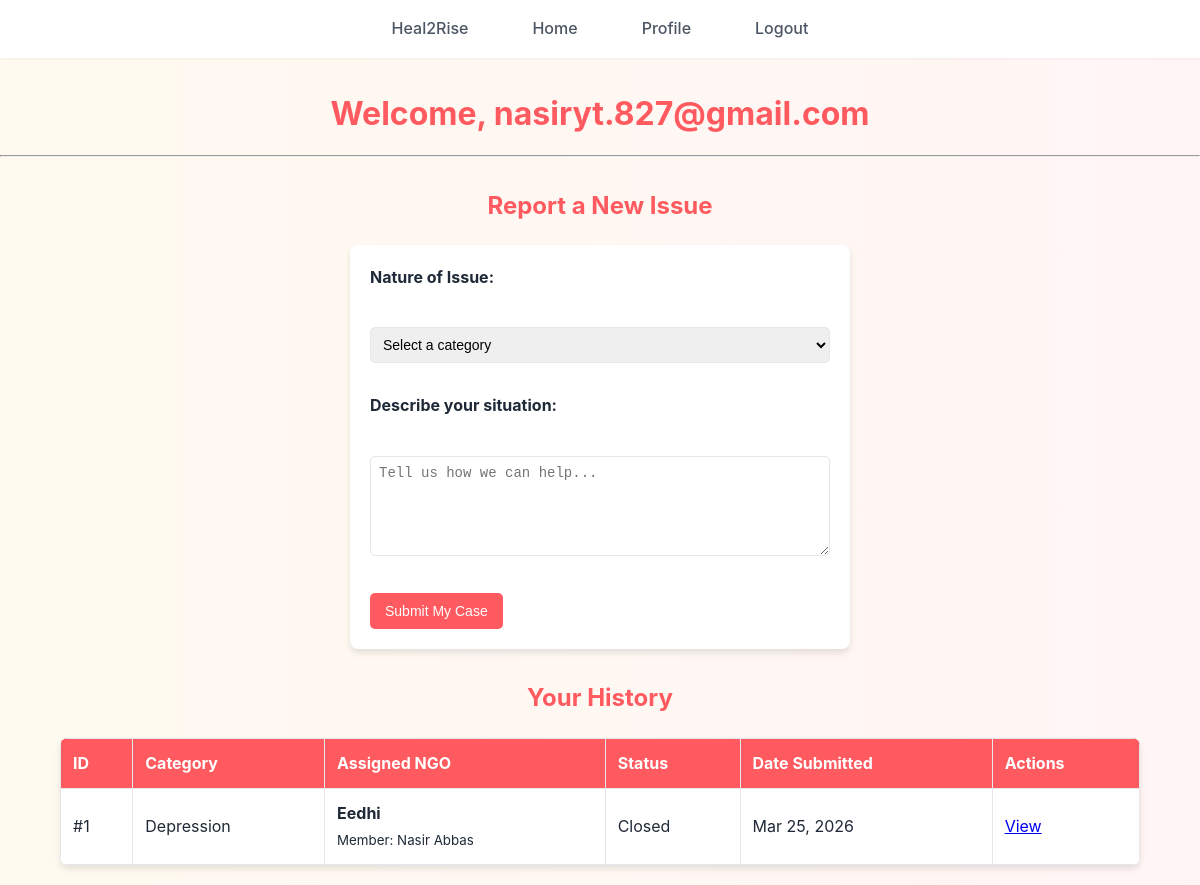
/dashboard.php (signed in), run on the app's committed database.
### tables this page shows
CREATE TABLE `cases` (
  `case_id` int(11) NOT NULL,
  `user_id` int(11) NOT NULL,
  `category` enum('Depression','Family Issues','Marital Issues','Hopelessness','Other') NOT NULL,
  `description` text DEFAULT NULL,
  `ngo_id` int(11) DEFAULT NULL,
  `team_id` int(11) DEFAULT NULL,
  `case_status` enum('Pending','Assigned','Ongoing','Rehabilitation','Completed','Closed') DEFAULT 'Pending',
  `assigned_at` timestamp NOT NULL DEFAULT current_timestamp(),
  `closed_at` datetime DEFAULT NULL,
  `recommended_counselor_id` int(11) DEFAULT NULL
);

CREATE TABLE `ngos` (
  `ngo_id` int(11) NOT NULL,
  `ngo_name` varchar(200) NOT NULL,
  `email` varchar(150) NOT NULL,
  `password` varchar(255) NOT NULL,
  `phone` varchar(20) DEFAULT NULL,
  `address` text DEFAULT NULL,
  `specialization` enum('Depression','Family Issues','Marital Issues','General Counseling','Rehabilitation') NOT NULL,
  `is_verified` tinyint(1) DEFAULT 0,
  `created_at` timestamp NOT NULL DEFAULT current_timestamp()
);

CREATE TABLE `team_members` (
  `team_id` int(11) NOT NULL,
  `full_name` varchar(150) NOT NULL,
  `email` varchar(150) NOT NULL,
  `password` varchar(255) NOT NULL,
  `role` enum('Counselor','Psychiatrist','Social Worker','Monitor') NOT NULL,
  `phone` varchar(20) DEFAULT NULL,
  `created_at` timestamp NOT NULL DEFAULT current_timestamp()
);

### dashboard.php (the view, shortened to what this page needs)
<?php
include "config.php";
$user_id = $_SESSION["id"];
$query = "
    SELECT
        c.case_id,
        c.category,
        c.case_status,
        c.assigned_at,
        c.description,
        n.ngo_name,
        t.full_name AS team_member_name
    FROM cases c
    LEFT JOIN ngos n ON c.ngo_id = n.ngo_id
    LEFT JOIN team_members t ON c.team_id = t.team_id
    WHERE c.user_id = ?
    ORDER BY c.case_id DESC
";
$stmt = mysqli_prepare($conn, $query);
mysqli_stmt_bind_param($stmt, "i", $user_id);
mysqli_stmt_execute($stmt);
$result = mysqli_stmt_get_result($stmt);
?>
<!DOCTYPE html>
<html lang="en">
<head>
    <link rel="stylesheet" href="./CSS/style.css">
</head>
<body>
<?php include('navbar.php'); ?>
<div class="container">
    <h2>Welcome, <?php echo htmlspecialchars($_SESSION["email"]); ?></h2>
    <hr>
    <div class="form-box">
        <h3>Report a New Issue</h3>
        <form action="" method="POST">
            <div style="margin-bottom: 15px;">
                <label><b>Nature of Issue:</b></label><br>
                <select name="category" required style="width: 100%; padding: 8px; margin-top: 5px;">
                    <option value="" disabled selected>Select a category</option>
                </select>
            </div>
            <div style="margin-bottom: 15px;">
                <label><b>Describe your situation:</b></label><br>
                <textarea name="description" required placeholder="Tell us how we can help..." style="width: 100%; height: 100px; padding: 8px; margin-top: 5px; box-sizing: border-box;"></textarea>
            </div>
            <button type="submit" name="submit_case" class="btn-submit">Submit My Case</button>
        </form>
    </div>
    <h3>Your History</h3>
    <?php if(mysqli_num_rows($result) > 0) { ?>
    <table>
        <thead>
            <tr>
                <th>ID</th>
                <th>Category</th>
                <th>Assigned NGO</th>
                <th>Status</th>
                <th>Date Submitted</th>
                <th>Actions</th>
            </tr>
        </thead>
        <tbody>
            <?php while($case = mysqli_fetch_assoc($result)) { ?>
            <tr>
                <td>#<?php echo $case['case_id']; ?></td>
                <td><?php echo htmlspecialchars($case['category']); ?></td>
                <td>
                    <?php
                        if ($case['ngo_name']) {
                            echo "<b>" . htmlspecialchars($case['ngo_name']) . "</b><br>";
                            echo "<small>Member: " . htmlspecialchars($case['team_member_name']) . "</small>";
                        } else {
                            echo "<i style='color: #6c757d;'>Verification in progress...</i>";
                        }
                    ?>
                </td>
                <td>
                    <span class="status-badge <?php echo $case['case_status']; ?>">
                        <?php echo $case['case_status']; ?>
                    </span>
                </td>
                <td><?php echo date('M d, Y', strtotime($case['assigned_at'])); ?></td>
                <td>
                    <a href="case_details.php?case_id=<?php echo $case['case_id']; ?>">View</a>
                </td>
            </tr>
            <?php } ?>
        </tbody>
    </table>
    <?php } else { ?>
        <p style="color: #6c757d;">You haven't submitted any cases yet.</p>
    <?php } ?>
</div>
</body>
</html>

### CSS/style.css (style rules this page uses)
:root { --primary-color: #ff5a5f; --primary-hover: #e14d52; --secondary-color: #ffcc00; --secondary-hover: #e6b800; --text-primary: #1f2937; --text-secondary: #4b5563; --bg-primary: #ffffff; --bg-secondary: #fdf2f2; --border-color: #e5e7eb; --shadow-sm: 0 1px 2px rgba(0, 0, 0, 0.05); --shadow-md: 0 4px 6px rgba(0, 0, 0, 0.1); --shadow-lg: 0 10px 15px rgba(0, 0, 0, 0.15); }
* { margin: 0; padding: 0; box-sizing: border-box; }
body { font-family: 'Inter', sans-serif; background: linear-gradient(to right, #fffaf0, #fff5f5); color: var(--text-primary); line-height: 1.6; }
h1, h2, h3, h4, h5, h6 { margin-top: 30px; font-weight: 700; text-align: center; margin-bottom: 1rem; color: var(--primary-color); }
h2 { font-size: 2rem; }
h3 { font-size: 1.5rem; }
form { max-width: 500px; margin: 20px auto; padding: 20px; background: var(--bg-primary); border-radius: 8px; box-shadow: var(--shadow-md); }
label { display: block; margin-bottom: 6px; font-weight: 600; }
input, select, textarea { width: 100%; padding: 10px; border: 1px solid var(--border-color); border-radius: 5px; margin-bottom: 15px; font-size: 14px; }
input[type="submit"], button { background: var(--primary-color); color: white; border: none; padding: 10px 15px; font-size: 14px; cursor: pointer; border-radius: 5px; transition: all 0.3s ease; }
table { width: 90%; margin: 20px auto; border-collapse: collapse; background: var(--bg-primary); box-shadow: var(--shadow-md); border-radius: 8px; overflow: hidden; }
th, td { padding: 12px; border: 1px solid var(--border-color); text-align: left; }
th { background: var(--primary-color); color: white; }

### data on the page
cases: case_id "1", category "Depression", ngo.ngo_name "Eedhi", team.full_name "Nasir Abbas", case_status "Closed", assigned_at "Mar 25, 2026"

### other printed values
$_SESSION["email"] "nasiryt.827@gmail.com"
